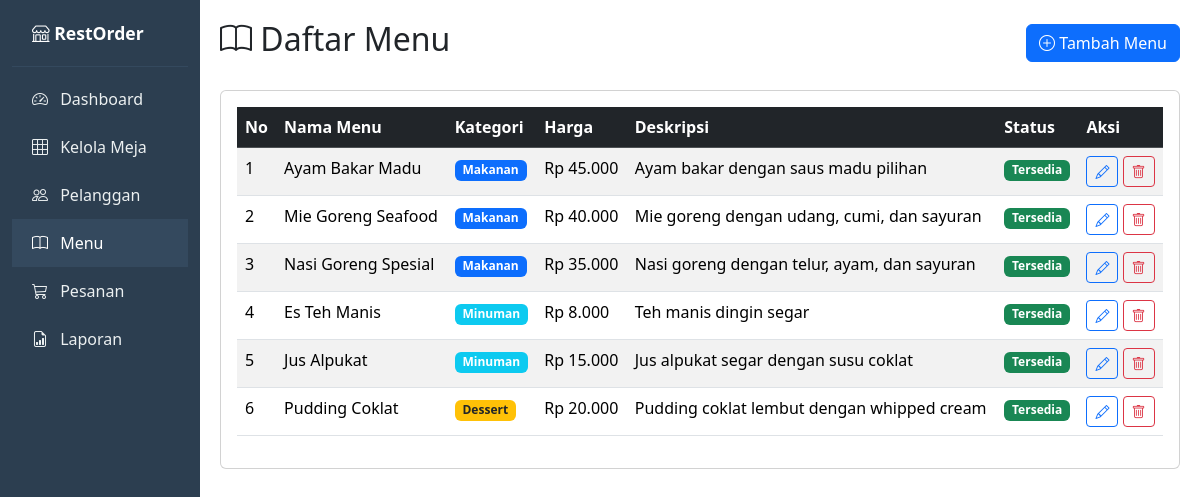
/?page=menu, run on the app's committed database.
### tables this page shows
CREATE TABLE IF NOT EXISTS menu (
    id          INT UNSIGNED AUTO_INCREMENT PRIMARY KEY,
    nama_menu   VARCHAR(100) NOT NULL,
    kategori    ENUM('makanan', 'minuman', 'dessert') NOT NULL DEFAULT 'makanan',
    harga       DECIMAL(12, 2) NOT NULL DEFAULT 0.00 COMMENT 'Harga satuan dalam Rupiah',
    deskripsi   TEXT DEFAULT NULL,
    tersedia    TINYINT(1) NOT NULL DEFAULT 1 COMMENT '1 = tersedia, 0 = habis',
    created_at  TIMESTAMP DEFAULT CURRENT_TIMESTAMP,
    updated_at  TIMESTAMP DEFAULT CURRENT_TIMESTAMP ON UPDATE CURRENT_TIMESTAMP
);

### src/Controllers/MenuController.php (called while the page is built, shortened)
<?php
class MenuController extends BaseController
{
    private MenuRepository $repo;
    public function __construct(\PDO $pdo)
    {
        $this->repo = new MenuRepository($pdo);
    }
    public function index(): void
    {
        $menuList = $this->repo->findAll();
        $this->render('menu/index.php', [
            'pageTitle'   => 'Daftar Menu',
            'currentPage' => 'menu',
            'menuList'    => $menuList,
        ]);
    }
}

### public/index.php (called while the page is built, shortened)
<?php
$pdo = require __DIR__ . '/../config/database.php';
$action = $_GET['action'] ?? 'index';
try {
    $controller = new $controllerClass($pdo);
    $controller->$action();
} catch (\Exception $e) {
    error_log($e->getMessage());
    http_response_code(500);
    echo "Terjadi kesalahan pada server. Silakan coba lagi.";
}

### src/Repositories/MenuRepository.php (called while the page is built, shortened)
<?php
class MenuRepository
{
    private PDO $pdo;
    public function __construct(PDO $pdo)
    {
        $this->pdo = $pdo;
    }
    public function findAll(): array
    {
        $stmt = $this->pdo->query(
            "SELECT * FROM menu ORDER BY kategori ASC, nama_menu ASC"
        );
        $rows = $stmt->fetchAll();
        $result = [];
        foreach ($rows as $row) {
            $result[] = $this->mapToModel($row);
        }
        return $result;
    }
    private function mapToModel(array $row): Menu
    {
        return new Menu(
            namaMenu: $row['nama_menu'],
            kategori: $row['kategori'],
            harga: (float) $row['harga'],
            deskripsi: $row['deskripsi'],
            tersedia: (bool) $row['tersedia'],
            id: (int) $row['id']
        );
    }
}

### src/Models/Menu.php (called while the page is built, shortened)
<?php
class Menu
{
    private ?int $id;
    private string $namaMenu;
    private string $kategori;
    private float $harga;
    private ?string $deskripsi;
    private bool $tersedia;
    public function __construct(
        string $namaMenu = '',
        string $kategori = 'makanan',
        float $harga = 0.0,
        ?string $deskripsi = null,
        bool $tersedia = true,
        ?int $id = null
    ) {
        $this->namaMenu  = $namaMenu;
        $this->kategori  = $kategori;
        $this->harga     = $harga;
        $this->deskripsi = $deskripsi;
        $this->tersedia  = $tersedia;
        $this->id        = $id;
    }
    public function getId(): ?int
    {
        return $this->id;
    }
    public function getNamaMenu(): string
    {
        return $this->namaMenu;
    }
    public function getKategori(): string
    {
        return $this->kategori;
    }
    public function getHarga(): float
    {
        return $this->harga;
    }
    public function getDeskripsi(): ?string
    {
        return $this->deskripsi;
    }
    public function isTersedia(): bool
    {
        return $this->tersedia;
    }
}

### views/menu/index.php (the view)
<div class="d-flex justify-content-between align-items-center mb-4">
    <h2><i class="bi bi-book"></i> Daftar Menu</h2>
    <a href="?page=menu&action=create" class="btn btn-primary">
        <i class="bi bi-plus-circle"></i> Tambah Menu
    </a>
</div>
<div class="card">
    <div class="card-body">
        <div class="table-responsive">
            <table class="table table-striped table-hover">
                <thead class="table-dark">
                    <tr>
                        <th>No</th>
                        <th>Nama Menu</th>
                        <th>Kategori</th>
                        <th>Harga</th>
                        <th>Deskripsi</th>
                        <th>Status</th>
                        <th>Aksi</th>
                    </tr>
                </thead>
                <tbody>
                    <?php if (empty($menuList)): ?>
                        <tr><td colspan="7" class="text-center text-muted">Belum ada data menu.</td></tr>
                    <?php else: ?>
                        <?php foreach ($menuList as $i => $m): ?>
                        <tr>
                            <td><?= $i + 1 ?></td>
                            <td><?= htmlspecialchars($m->getNamaMenu()) ?></td>
                            <td>
                                <span class="badge bg-<?= match($m->getKategori()) {
                                    'makanan' => 'primary',
                                    'minuman' => 'info',
                                    'dessert' => 'warning text-dark',
                                } ?>">
                                    <?= ucfirst($m->getKategori()) ?>
                                </span>
                            </td>
                            <td>Rp <?= number_format($m->getHarga(), 0, ',', '.') ?></td>
                            <td><?= htmlspecialchars($m->getDeskripsi() ?? '-') ?></td>
                            <td>
                                <?php if ($m->isTersedia()): ?>
                                    <span class="badge bg-success">Tersedia</span>
                                <?php else: ?>
                                    <span class="badge bg-secondary">Habis</span>
                                <?php endif; ?>
                            </td>
                            <td>
                                <a href="?page=menu&action=edit&id=<?= $m->getId() ?>"
                                   class="btn btn-sm btn-outline-primary" title="Edit">
                                    <i class="bi bi-pencil"></i>
                                </a>
                                <a href="?page=menu&action=delete&id=<?= $m->getId() ?>"
                                   class="btn btn-sm btn-outline-danger" title="Hapus"
                                   onclick="return confirm('Yakin hapus menu ini?')">
                                    <i class="bi bi-trash"></i>
                                </a>
                            </td>
                        </tr>
                        <?php endforeach; ?>
                    <?php endif; ?>
                </tbody>
            </table>
        </div>
    </div>
</div>

### data on the page
menu: nama_menu "Ayam Bakar Madu", kategori "Makanan", harga "45.000", deskripsi "Ayam bakar dengan saus madu pilihan", tersedia "Tersedia"
menu: nama_menu "Mie Goreng Seafood", kategori "Makanan", harga "40.000", deskripsi "Mie goreng dengan udang, cumi, dan sayuran", tersedia "Tersedia"
menu: nama_menu "Nasi Goreng Spesial", kategori "Makanan", harga "35.000", deskripsi "Nasi goreng dengan telur, ayam, dan sayuran", tersedia "Tersedia"
menu: nama_menu "Es Teh Manis", kategori "Minuman", harga "8.000", deskripsi "Teh manis dingin segar", tersedia "Tersedia"
menu: nama_menu "Jus Alpukat", kategori "Minuman", harga "15.000", deskripsi "Jus alpukat segar dengan susu coklat", tersedia "Tersedia"
menu: nama_menu "Pudding Coklat", kategori "Dessert", harga "20.000", deskripsi "Pudding coklat lembut dengan whipped cream", tersedia "Tersedia"
